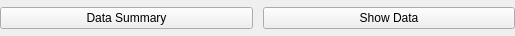
<?xml version="1.0" encoding="UTF-8"?>
<ui version="4.0">
 <class>TaskPostExtraction</class>
 <widget class="QWidget" name="TaskPostExtraction">
  <property name="geometry">
   <rect>
    <x>0</x>
    <y>0</y>
    <width>515</width>
    <height>36</height>
   </rect>
  </property>
  <property name="windowTitle">
   <string>Form</string>
  </property>
  <layout class="QVBoxLayout" name="verticalLayout">
   <property name="leftMargin">
    <number>0</number>
   </property>
   <property name="topMargin">
    <number>0</number>
   </property>
   <property name="rightMargin">
    <number>0</number>
   </property>
   <property name="bottomMargin">
    <number>0</number>
   </property>
   <item>
    <layout class="QHBoxLayout" name="horizontalLayout_2">
     <property name="spacing">
      <number>10</number>
     </property>
     <item>
      <widget class="QPushButton" name="Summary">
       <property name="text">
        <string>Data Summary</string>
       </property>
      </widget>
     </item>
     <item>
      <widget class="QPushButton" name="Data">
       <property name="text">
        <string>Show Data</string>
       </property>
      </widget>
     </item>
    </layout>
   </item>
  </layout>
 </widget>
 <resources/>
 <connections/>
</ui>
